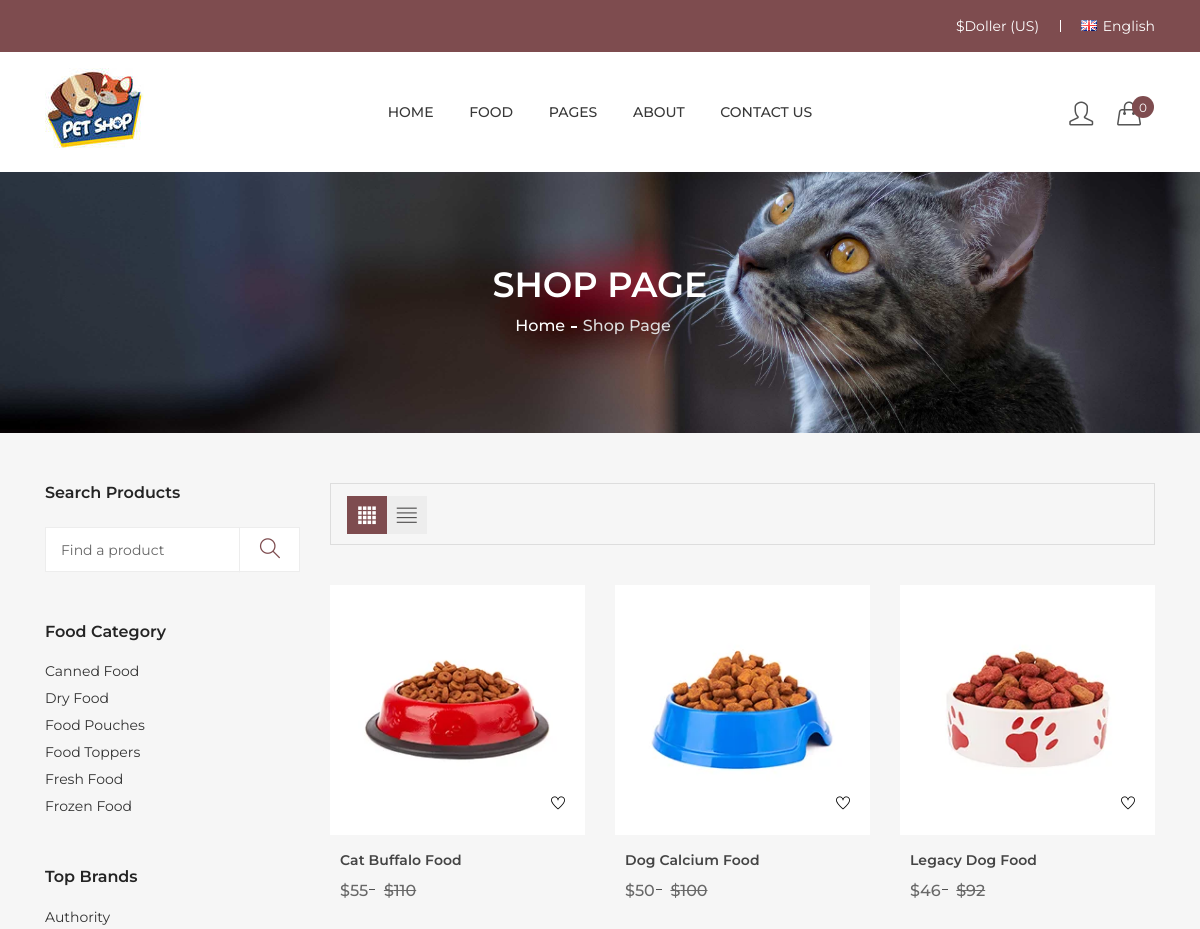
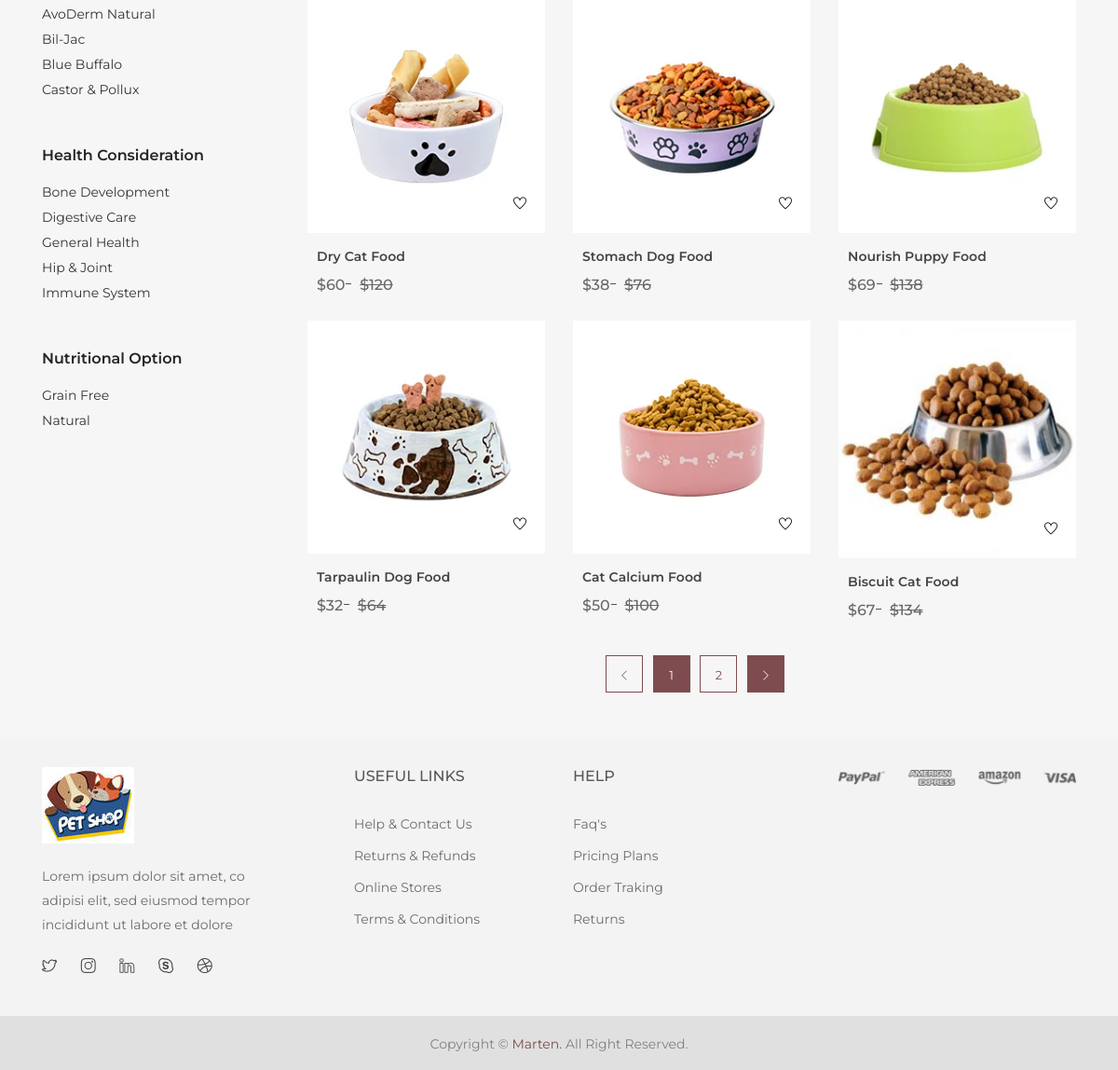
The app's page /shop-page/ with its own data (2 pictures, top to bottom).
### product/models.py (models this page shows, shortened)
class Product(models.Model):
    name=models.CharField(max_length=100)
    excerpt=models.TextField(max_length=300)
    description=models.TextField()
    price=models.IntegerField(default=0)
    picture=models.ImageField(upload_to='img')
    digital = models.BooleanField(default=False,null=True, blank=True)

### product/views.py (the view)
# urls.py: path('shop-page/',views.shop_page_view, name='shop-page'),
def shop_page_view(request):
    data = cartData(request)
    cartItems=data['cartItems']
    order=data['order']
    items=data['items']
    products = Product.objects.all()
    context = {'products':products, 'cartItems':cartItems}
    return render(request,'shop-page.html',context)

### templates/shop-page.html (shortened to what this page needs)
{% extends 'base.html' %}
{% load static %}
{% block content %}
<div class="breadcrumb-area pt-95 pb-95 bg-img" style="background-image:url(/assets/img/banner/banner-2.jpg);">
    <div class="container">
        <div class="breadcrumb-content text-center">
            <h2>Shop Page</h2>
            <ul>
                <li><a href="{% url 'index' %}">Home</a></li>
                <li class="active">Shop Page</li>
            </ul>
        </div>
    </div>
</div>
<div class="shop-area pt-50 pb-50 gray-bg">
    <div class="container">
        <div class="row flex-row-reverse">
            <div class="col-lg-9">
                <div class="shop-topbar-wrapper">
                    <div class="grid-list-options">
                        <ul class="view-mode">
                            <li class="active"><a href="{% url 'shop-page' %}" data-view="product-grid"><i class="ti-layout-grid4-alt"></i></a></li>
                            <li><a href="{% url 'shop-list' %}" data-view="product-list"><i class="ti-align-justify"></i></a></li>
                        </ul>
                    </div>
                </div>
                <div class="grid-list-product-wrapper">
                    <div class="product-view product-grid">
                        <div class="row">
                            {% for item in products %}
                            <div class="product-width col-lg-6 col-xl-4 col-md-6 col-sm-6">
                                <div class="product-wrapper mb-10">
                                    <div class="product-img">
                                        <a href="#">
                                            <img src="{{ item.picture.url }}" alt="">
                                        </a>
                                        <div class="product-action-wishlist">
                                            <a title="Wishlist" href="#">
                                                <i class="ti-heart"></i>
                                            </a>
                                        </div>
                                    </div>
                                    <div class="product-content">
                                        <h4><a href="#">{{ item.name }}</a></h4>
                                        <div class="product-price">
                                            <span class="new">${{item.price}}</span>
                                            <span class="old">${% widthratio item.price 1 2 %}</span>
                                        </div>
                                    </div>
                                </div>
                            </div>
                            {% endfor %}
                        </div>
                        <div class="pagination-style text-center mt-10">
                            <ul>
                                <li>
                                    <a href="#"><i class="icon-arrow-left"></i></a>
                                </li>
                                <li>
                                    <a class="active" href="#">1</a>
                                </li>
                                <li>
                                    <a href="#">2</a>
                                </li>
                                <li>
                                    <a class="active" href="#"><i class="icon-arrow-right"></i></a>
                                </li>
                            </ul>
                        </div>
                    </div>
                </div>
            </div>
            <div class="col-lg-3">
                <div class="shop-sidebar">
                    <div class="shop-widget">
                        <h4 class="shop-sidebar-title">Search Products</h4>
                        <div class="shop-search mt-25 mb-50">
                            <form action="/search" class="search-form" method="get">
                                <input type="text" id="txtSearchHome" name="search" placeholder="Find a product">
                                <button type="submit">
                                    <i class="icon-magnifier"></i>
                                </button>
                            </form>
                        </div>
                    </div>
                    <div class="shop-widget mt-50">
                        <h4 class="shop-sidebar-title">Food Category </h4>
                         <div class="shop-list-style mt-20">
                            <ul>
                                <li><a href="#">Canned Food</a></li>
                                <li><a href="#">Dry Food</a></li>
                                <li><a href="#">Food Pouches</a></li>
                                <li><a href="#">Food Toppers</a></li>
                                <li><a href="#">Fresh Food</a></li>
                                <li><a href="#">Frozen Food</a></li>
                            </ul>
                        </div>
                    </div>
                    <div class="shop-widget mt-50">
                        <h4 class="shop-sidebar-title">Top Brands </h4>
                         <div class="shop-list-style mt-20">
                            <ul>
                                <li><a href="#">Authority</a></li>
                                <li><a href="#">AvoDerm Natural</a></li>
                                <li><a href="#">Bil-Jac</a></li>
                                <li><a href="#">Blue Buffalo</a></li>
                                <li><a href="#">Castor & Pollux</a></li>
                            </ul>
                        </div>
                    </div>
                    <div class="shop-widget mt-50">
                        <h4 class="shop-sidebar-title">Health Consideration </h4>
                         <div class="shop-list-style mt-20">
                            <ul>
                                <li><a href="#">Bone Development </a></li>
                                <li><a href="#">Digestive Care </a></li>
                                <li><a href="#">General Health </a></li>
                                <li><a href="#">Hip & Joint  </a></li>
                                <li><a href="#">Immune System  </a></li>
                            </ul>
                        </div>
                    </div>
                    <div class="shop-widget mt-50">
                        <h4 class="shop-sidebar-title">Nutritional Option </h4>
                         <div class="shop-list-style mt-20">
                            <ul>
                                <li><a href="#">Grain Free  </a></li>
                                <li><a href="#">Natural </a></li>
                            </ul>
                        </div>
                    </div>
                </div>
            </div>
        </div>
    </div>
</div>
{% endblock %}

### templates/base.html (shortened to what this page needs)
<!doctype html>
{% load static %}
<html class="no-js" lang="zxx">
    <head>
        <link rel="stylesheet" href="https://stackpath.bootstrapcdn.com/bootstrap/4.4.1/css/bootstrap.min.css"
>
        <link rel="stylesheet" href="/assets/css/animate.css">
        <link rel="stylesheet" href="/assets/css/simple-line-icons.css">
        <link rel="stylesheet" href="/assets/css/themify-icons.css">
        <link rel="stylesheet" href="/assets/css/owl.carousel.min.css">
        <link rel="stylesheet" href="/assets/css/slick.css">
        <link rel="stylesheet" href="/assets/css/meanmenu.min.css">
        <link rel="stylesheet" href="/assets/css/responsive.css">
        <link rel="stylesheet" href="/assets/css/style.css">
    </head>
    <body>
        <header class="header-area">
            <div class="header-top theme-bg">
                <div class="container">
                    <div class="row">
                        <div class="col-lg-4 col-md-4 col-10">
                        </div>
                        <div class="col-lg-8 col-md-8 col-12">
                            <div class="account-curr-lang-wrap f-right">
                                <ul>
                                    <li class="top-hover"><a href="#">$Doller (US)</a></li>
                                    <li><a href="#"><img alt="flag" src="/assets/img/icon-img/en.jpg">English </a></li>
                                </ul>
                            </div>
                        </div>
                    </div>
                </div>
            </div>
            <div class="header-bottom transparent-bar">
                <div class="container">
                    <div class="row">
                        <div class="col-xl-2 col-lg-3 col-md-4 col-sm-4 col-6">
                            <div class="logo pt-3">
                                <a href="{% url 'index' %}"><img alt="" src="/assets/img/logo/pet-logo.jpg"></a>
                            </div>
                        </div>
                        <div class="col-xl-8 col-lg-5 d-none d-lg-block">
                            <div class="main-menu text-center">
                                <nav>
                                    <ul>
                                        <li><a href="{% url 'index' %}">HOME</a></li>
                                        <li class="mega-menu-position"><a href="{% url 'shop-page' %}">Food</a>
                                        </li>
                                        <li><a href="#">PAGES</a>
                                        </li>
                                        <li><a href="{% url 'about' %}">ABOUT</a></li>
                                        <li><a href="{% url 'contact' %}">CONTACT US</a></li>
                                    </ul>
                                </nav>
                            </div>
                        </div>
                        <div class="col-xl-2 col-lg-2 col-md-8 col-sm-8 col-7">
                            <div class="search-login-cart-wrapper">
                                <div class="header-login same-style">
                                    <a href="{% url 'login' %}"><i class="icon-user icons"></i></a>
                                </div>
                                <div class="header-cart same-style">
                                    <button class="icon-cart">
                                        <a href={% url 'cart' %}><i class="icon-handbag"></i></a>
                                        <span class="count-style">{{ cartItems }}</span>
                                    </button>
                                </div>
                            </div>
                        </div>
                    </div>
                </div>
            </div>
        </header>
        {% block content %}{% endblock %}
        <footer class="footer-area">
            <div class="footer-top pt-30 pb-10 gray-bg-2">
                <div class="container">
                    <div class="row">
                        <div class="col-xl-3 col-lg-3 col-md-6 col-sm-6">
                            <div class="footer-widget mb-30">
                                <div class="footer-info-wrapper">
                                    <div class="footer-logo">
                                        <a href="#">
                                            <img src="/assets/img/logo/pet-logo.jpg" alt="">
                                        </a>
                                    </div>
                                    <p>Lorem ipsum dolor sit amet, co adipisi elit, sed eiusmod tempor incididunt ut labore et dolore</p>
                                    <div class="social-icon">
                                        <ul>
                                            <li><a href="#"><i class="icon-social-twitter"></i></a></li>
                                            <li><a href="#"><i class="icon-social-instagram"></i></a></li>
                                            <li><a href="#"><i class="icon-social-linkedin"></i></a></li>
                                            <li><a href="#"><i class="icon-social-skype"></i></a></li>
                                            <li><a href="#"><i class="icon-social-dribbble"></i></a></li>
                                        </ul>
                                    </div>
                                </div>
                            </div>
                        </div>
                        <div class="col-xl-3 col-lg-3 col-md-6 col-sm-6">
                            <div class="footer-widget mb-30 pl-50">
                                <h4 class="footer-title">USEFUL LINKS</h4>
                                <div class="footer-content">
                                    <ul>
                                        <li><a href="#">Help & Contact Us</a></li>
                                        <li><a href="#">Returns & Refunds</a></li>
                                        <li><a href="#">Online Stores</a></li>
                                        <li><a href="#">Terms & Conditions</a></li>
                                    </ul>
                                </div>
                            </div>
                        </div>
                        <div class="col-xl-3 col-lg-2 col-md-6 col-sm-6">
                            <div class="footer-widget mb-30 pl-70">
                                <h4 class="footer-title">HELP</h4>
                                <div class="footer-content">
                                    <ul>
                                        <li><a href="#">Faq's </a></li>
                                        <li><a href="#">Pricing Plans</a></li>
                                        <li><a href="#">Order Traking</a></li>
                                        <li><a href="#">Returns </a></li>
                                    </ul>
                                </div>
                            </div>
                        </div>
                        <div class="col-xl-3 col-lg-4 col-md-6 col-sm-6">
                            <div class="footer-widget">
                                <div class="payment-img">
                                    <a href="index.html">
                                        <img src="/assets/img/icon-img/payment.png" alt="">
                                    </a>
                                </div>
                            </div>
                        </div>
                    </div>
                </div>
            </div>
            <div class="footer-bottom gray-bg-3 pt-17 pb-15">
                <div class="container">
                    <div class="row">
                        <div class="col-12">
                            <div class="copyright text-center">
                                <p>Copyright © <a href="#">Marten.</a> All Right Reserved.</p>
                            </div>
                        </div>
                    </div>
                </div>
            </div>
        </footer>
    </body>
</html>

### records on screen
Product: picture (picture), name "Cat Buffalo Food", price "55", price "110"
Product: picture (picture), name "Dog Calcium Food", price "50", price "100"
Product: picture (picture), name "Legacy Dog Food", price "46", price "92"
Product: picture (picture), name "Dry Cat Food", price "60", price "120"
Product: picture (picture), name "Stomach Dog Food", price "38", price "76"
Product: picture (picture), name "Nourish Puppy Food", price "69", price "138"
Product: picture (picture), name "Tarpaulin Dog Food", price "32", price "64"
Product: picture (picture), name "Cat Calcium Food", price "50", price "100"
Product: picture (picture), name "Biscuit Cat Food", price "67", price "134"

### other values on screen
{{ cartItems }} "0"
